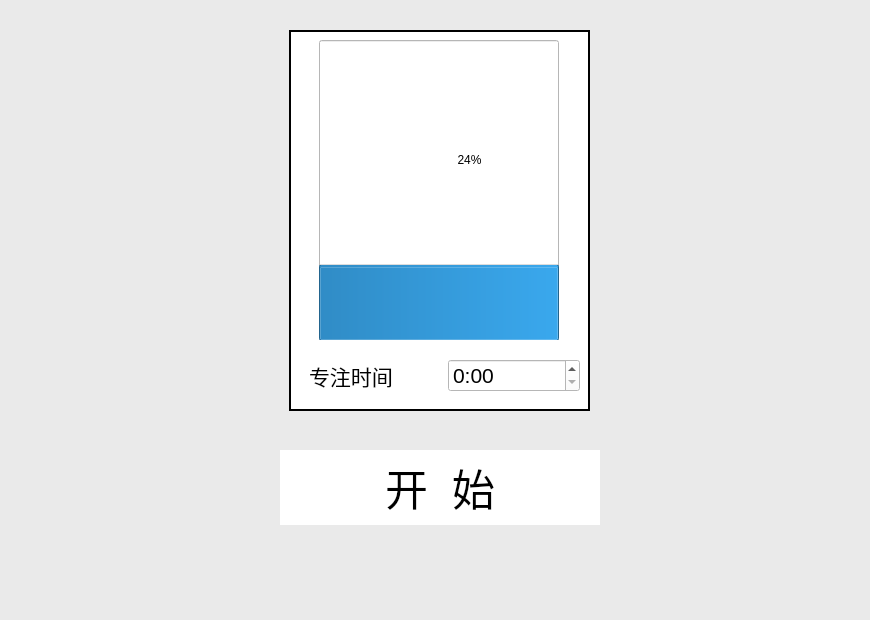
<?xml version="1.0" encoding="UTF-8"?>
<ui version="4.0">
 <class>StartFocus</class>
 <widget class="QWidget" name="StartFocus">
  <property name="geometry">
   <rect>
    <x>0</x>
    <y>0</y>
    <width>870</width>
    <height>620</height>
   </rect>
  </property>
  <property name="windowTitle">
   <string>Form</string>
  </property>
  <widget class="QLabel" name="background">
   <property name="geometry">
    <rect>
     <x>0</x>
     <y>0</y>
     <width>870</width>
     <height>620</height>
    </rect>
   </property>
   <property name="styleSheet">
    <string notr="true">background-color: rgb(234, 234, 234);</string>
   </property>
   <property name="text">
    <string/>
   </property>
  </widget>
  <widget class="QWidget" name="timeInfoWidget" native="true">
   <property name="geometry">
    <rect>
     <x>289</x>
     <y>30</y>
     <width>301</width>
     <height>381</height>
    </rect>
   </property>
   <property name="styleSheet">
    <string notr="true">background-color: rgb(255, 255, 255);
</string>
   </property>
   <widget class="QProgressBar" name="timeBar">
    <property name="geometry">
     <rect>
      <x>30</x>
      <y>10</y>
      <width>240</width>
      <height>301</height>
     </rect>
    </property>
    <property name="styleSheet">
     <string notr="true"/>
    </property>
    <property name="value">
     <number>24</number>
    </property>
    <property name="orientation">
     <enum>Qt::Vertical</enum>
    </property>
    <property name="invertedAppearance">
     <bool>false</bool>
    </property>
   </widget>
   <widget class="QWidget" name="timeInfoDisplayWidget" native="true">
    <property name="geometry">
     <rect>
      <x>10</x>
      <y>320</y>
      <width>280</width>
      <height>51</height>
     </rect>
    </property>
    <widget class="QWidget" name="horizontalLayoutWidget">
     <property name="geometry">
      <rect>
       <x>0</x>
       <y>0</y>
       <width>281</width>
       <height>51</height>
      </rect>
     </property>
     <layout class="QHBoxLayout" name="timeDisplayWidgetLayout" stretch="6,0,1,0,6,1,0">
      <property name="spacing">
       <number>10</number>
      </property>
      <item>
       <widget class="QLCDNumber" name="hourLCD">
        <property name="sizePolicy">
         <sizepolicy hsizetype="Minimum" vsizetype="Minimum">
          <horstretch>0</horstretch>
          <verstretch>0</verstretch>
         </sizepolicy>
        </property>
       </widget>
      </item>
      <item>
       <widget class="Line" name="leftLine">
        <property name="sizePolicy">
         <sizepolicy hsizetype="Preferred" vsizetype="Minimum">
          <horstretch>0</horstretch>
          <verstretch>0</verstretch>
         </sizepolicy>
        </property>
        <property name="orientation">
         <enum>Qt::Vertical</enum>
        </property>
       </widget>
      </item>
      <item>
       <widget class="QLabel" name="hourLabel">
        <property name="sizePolicy">
         <sizepolicy hsizetype="Minimum" vsizetype="Preferred">
          <horstretch>0</horstretch>
          <verstretch>0</verstretch>
         </sizepolicy>
        </property>
        <property name="font">
         <font>
          <pointsize>16</pointsize>
         </font>
        </property>
        <property name="text">
         <string>小时</string>
        </property>
        <property name="alignment">
         <set>Qt::AlignCenter</set>
        </property>
       </widget>
      </item>
      <item>
       <widget class="Line" name="midLine">
        <property name="sizePolicy">
         <sizepolicy hsizetype="Preferred" vsizetype="Minimum">
          <horstretch>0</horstretch>
          <verstretch>0</verstretch>
         </sizepolicy>
        </property>
        <property name="orientation">
         <enum>Qt::Vertical</enum>
        </property>
       </widget>
      </item>
      <item>
       <widget class="QLCDNumber" name="minuteLCD">
        <property name="sizePolicy">
         <sizepolicy hsizetype="Minimum" vsizetype="Minimum">
          <horstretch>0</horstretch>
          <verstretch>0</verstretch>
         </sizepolicy>
        </property>
       </widget>
      </item>
      <item>
       <widget class="QLabel" name="miniteLabel">
        <property name="sizePolicy">
         <sizepolicy hsizetype="Minimum" vsizetype="Preferred">
          <horstretch>0</horstretch>
          <verstretch>0</verstretch>
         </sizepolicy>
        </property>
        <property name="font">
         <font>
          <pointsize>16</pointsize>
         </font>
        </property>
        <property name="text">
         <string>分钟</string>
        </property>
        <property name="alignment">
         <set>Qt::AlignCenter</set>
        </property>
       </widget>
      </item>
      <item>
       <widget class="Line" name="rightLine">
        <property name="orientation">
         <enum>Qt::Vertical</enum>
        </property>
       </widget>
      </item>
     </layout>
    </widget>
   </widget>
   <widget class="QLabel" name="timeInfoBackground">
    <property name="geometry">
     <rect>
      <x>0</x>
      <y>0</y>
      <width>301</width>
      <height>381</height>
     </rect>
    </property>
    <property name="styleSheet">
     <string notr="true">border-style: solid;
border-width: 2px;
border-color:black;</string>
    </property>
    <property name="text">
     <string/>
    </property>
   </widget>
   <widget class="QWidget" name="timeInfoSetWidget" native="true">
    <property name="geometry">
     <rect>
      <x>10</x>
      <y>310</y>
      <width>281</width>
      <height>68</height>
     </rect>
    </property>
    <widget class="QWidget" name="horizontalLayoutWidget_3">
     <property name="geometry">
      <rect>
       <x>10</x>
       <y>10</y>
       <width>271</width>
       <height>51</height>
      </rect>
     </property>
     <layout class="QHBoxLayout" name="timeInfoSetLayout">
      <item>
       <widget class="QLabel" name="timeInfoSetTip">
        <property name="font">
         <font>
          <pointsize>16</pointsize>
         </font>
        </property>
        <property name="text">
         <string>专注时间</string>
        </property>
       </widget>
      </item>
      <item>
       <widget class="QTimeEdit" name="timeInfoSetInput">
        <property name="font">
         <font>
          <pointsize>16</pointsize>
         </font>
        </property>
        <property name="displayFormat">
         <string>h:mm</string>
        </property>
       </widget>
      </item>
     </layout>
    </widget>
   </widget>
   <zorder>timeInfoBackground</zorder>
   <zorder>timeBar</zorder>
   <zorder>timeInfoDisplayWidget</zorder>
   <zorder>timeInfoSetWidget</zorder>
  </widget>
  <widget class="QWidget" name="controlWidget" native="true">
   <property name="geometry">
    <rect>
     <x>280</x>
     <y>450</y>
     <width>320</width>
     <height>75</height>
    </rect>
   </property>
   <property name="styleSheet">
    <string notr="true"/>
   </property>
   <widget class="QWidget" name="horizontalLayoutWidget_2">
    <property name="geometry">
     <rect>
      <x>0</x>
      <y>0</y>
      <width>321</width>
      <height>81</height>
     </rect>
    </property>
    <layout class="QHBoxLayout" name="controlWidgetLayout" stretch="1,1">
     <property name="spacing">
      <number>10</number>
     </property>
     <property name="sizeConstraint">
      <enum>QLayout::SetNoConstraint</enum>
     </property>
     <property name="leftMargin">
      <number>10</number>
     </property>
     <property name="topMargin">
      <number>10</number>
     </property>
     <property name="rightMargin">
      <number>10</number>
     </property>
     <property name="bottomMargin">
      <number>10</number>
     </property>
     <item>
      <widget class="QPushButton" name="controlButton">
       <property name="sizePolicy">
        <sizepolicy hsizetype="Minimum" vsizetype="Preferred">
         <horstretch>0</horstretch>
         <verstretch>0</verstretch>
        </sizepolicy>
       </property>
       <property name="font">
        <font>
         <pointsize>16</pointsize>
        </font>
       </property>
       <property name="styleSheet">
        <string notr="true">border-style:solid;
border-radius:8px;
background-color: white;</string>
       </property>
       <property name="text">
        <string>暂停</string>
       </property>
      </widget>
     </item>
     <item>
      <widget class="QPushButton" name="endButton">
       <property name="sizePolicy">
        <sizepolicy hsizetype="Minimum" vsizetype="Preferred">
         <horstretch>0</horstretch>
         <verstretch>0</verstretch>
        </sizepolicy>
       </property>
       <property name="font">
        <font>
         <pointsize>16</pointsize>
        </font>
       </property>
       <property name="styleSheet">
        <string notr="true">border-style:solid;
border-radius:8px;
background-color: white;</string>
       </property>
       <property name="text">
        <string>结束</string>
       </property>
      </widget>
     </item>
    </layout>
   </widget>
  </widget>
  <widget class="QPushButton" name="startButton">
   <property name="geometry">
    <rect>
     <x>280</x>
     <y>450</y>
     <width>320</width>
     <height>75</height>
    </rect>
   </property>
   <property name="font">
    <font>
     <pointsize>32</pointsize>
    </font>
   </property>
   <property name="styleSheet">
    <string notr="true">border-style: solid;
border-radius:2em;
background-color: rgb(255, 255, 255);</string>
   </property>
   <property name="text">
    <string>开  始</string>
   </property>
  </widget>
 </widget>
 <resources/>
 <connections/>
</ui>
